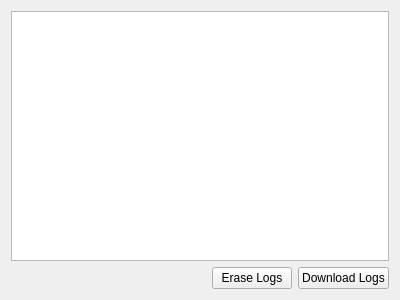
<?xml version="1.0" encoding="UTF-8"?>
<ui version="4.0">
 <class>QGCLogDownloader</class>
 <widget class="QWidget" name="QGCLogDownloader">
  <property name="geometry">
   <rect>
    <x>0</x>
    <y>0</y>
    <width>400</width>
    <height>300</height>
   </rect>
  </property>
  <property name="windowTitle">
   <string>Form</string>
  </property>
  <layout class="QGridLayout" name="gridLayout">
   <item row="1" column="1">
    <widget class="QPushButton" name="pushButton_2">
     <property name="text">
      <string>Erase Logs</string>
     </property>
    </widget>
   </item>
   <item row="1" column="2">
    <widget class="QPushButton" name="pushButton">
     <property name="text">
      <string>Download Logs</string>
     </property>
    </widget>
   </item>
   <item row="1" column="0">
    <spacer name="horizontalSpacer">
     <property name="orientation">
      <enum>Qt::Horizontal</enum>
     </property>
     <property name="sizeHint" stdset="0">
      <size>
       <width>40</width>
       <height>20</height>
      </size>
     </property>
    </spacer>
   </item>
   <item row="0" column="0" colspan="3">
    <widget class="QListView" name="listView"/>
   </item>
  </layout>
 </widget>
 <resources/>
 <connections/>
</ui>
